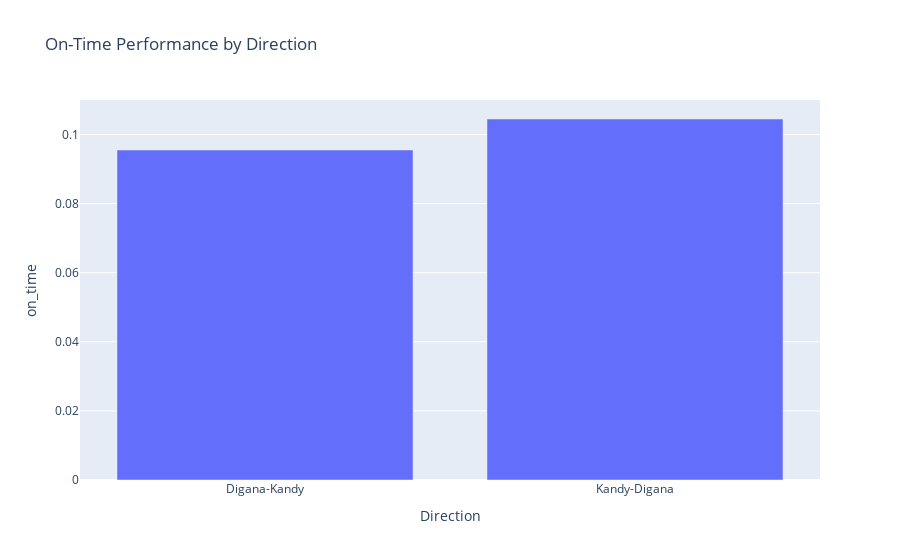

Notebook cell for this chart:
### Code cell
directional_performance = trip_data.groupby('Direction')['on_time'].mean().reset_index()
fig = px.bar(directional_performance, x='Direction', y='on_time', title='On-Time Performance by Direction')
fig.show()

### Figure 1 — Plotly figure (JSON) as saved in the notebook; plotly's stock layout.template omitted (floating-point values rounded to 4 significant figures)
{"data": [{"alignmentgroup": "True", "hovertemplate": "Direction=%{x}<br>on_time=%{y}<extra></extra>", "legendgroup": "", "marker": {"color": "#636efa", "pattern": {"shape": ""}}, "name": "", "offsetgroup": "", "orientation": "v", "showlegend": false, "textposition": "auto", "type": "bar", "x": ["Digana-Kandy", "Kandy-Digana"], "xaxis": "x", "y": [0.09552, 0.1045], "yaxis": "y"}], "layout": {"barmode": "relative", "legend": {"tracegroupgap": 0}, "title": {"text": "On-Time Performance by Direction"}, "xaxis": {"anchor": "y", "domain": [0, 1], "title": {"text": "Direction"}}, "yaxis": {"anchor": "x", "domain": [0, 1], "title": {"text": "on_time"}}}}
